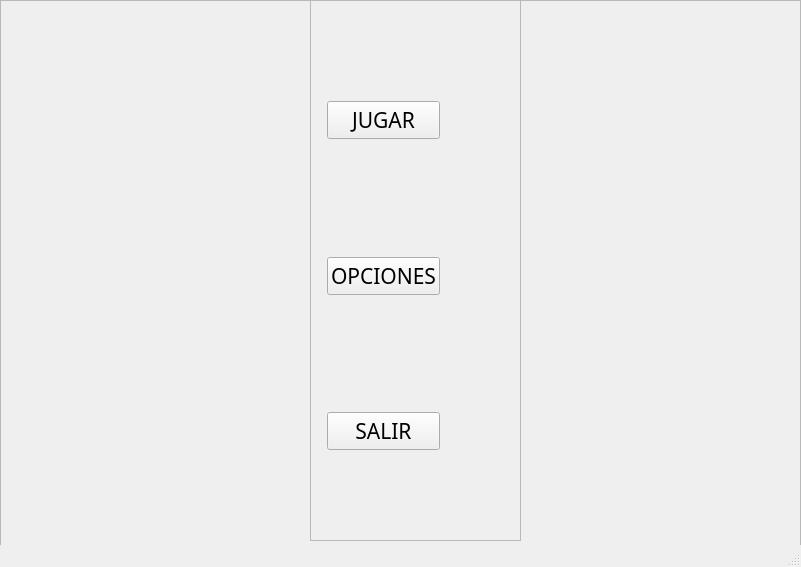
<?xml version="1.0" encoding="UTF-8"?>
<ui version="4.0">
 <class>MainWindow</class>
 <widget class="QMainWindow" name="MainWindow">
  <property name="geometry">
   <rect>
    <x>0</x>
    <y>0</y>
    <width>801</width>
    <height>567</height>
   </rect>
  </property>
  <property name="windowTitle">
   <string>MainWindow</string>
  </property>
  <widget class="QWidget" name="centralwidget">
   <widget class="QLabel" name="label">
    <property name="geometry">
     <rect>
      <x>0</x>
      <y>-10</y>
      <width>801</width>
      <height>561</height>
     </rect>
    </property>
    <property name="text">
     <string/>
    </property>
    <property name="pixmap">
     <pixmap>imegenes/main.jpg</pixmap>
    </property>
    <property name="scaledContents">
     <bool>true</bool>
    </property>
   </widget>
   <widget class="QFrame" name="frame">
    <property name="geometry">
     <rect>
      <x>310</x>
      <y>0</y>
      <width>211</width>
      <height>541</height>
     </rect>
    </property>
    <property name="frameShape">
     <enum>QFrame::StyledPanel</enum>
    </property>
    <property name="frameShadow">
     <enum>QFrame::Raised</enum>
    </property>
   </widget>
   <widget class="QFrame" name="frame_2">
    <property name="geometry">
     <rect>
      <x>0</x>
      <y>0</y>
      <width>801</width>
      <height>551</height>
     </rect>
    </property>
    <property name="frameShape">
     <enum>QFrame::StyledPanel</enum>
    </property>
    <property name="frameShadow">
     <enum>QFrame::Raised</enum>
    </property>
    <widget class="QWidget" name="horizontalLayoutWidget">
     <property name="geometry">
      <rect>
       <x>10</x>
       <y>-10</y>
       <width>741</width>
       <height>571</height>
      </rect>
     </property>
     <layout class="QHBoxLayout" name="horizontalLayout_2">
      <item>
       <widget class="QFrame" name="frame_3">
        <property name="frameShape">
         <enum>QFrame::StyledPanel</enum>
        </property>
        <property name="frameShadow">
         <enum>QFrame::Raised</enum>
        </property>
       </widget>
      </item>
      <item>
       <spacer name="horizontalSpacer_3">
        <property name="orientation">
         <enum>Qt::Horizontal</enum>
        </property>
        <property name="sizeHint" stdset="0">
         <size>
          <width>40</width>
          <height>20</height>
         </size>
        </property>
       </spacer>
      </item>
      <item>
       <layout class="QVBoxLayout" name="verticalLayout_2">
        <item>
         <spacer name="verticalSpacer_5">
          <property name="orientation">
           <enum>Qt::Vertical</enum>
          </property>
          <property name="sizeHint" stdset="0">
           <size>
            <width>10</width>
            <height>20</height>
           </size>
          </property>
         </spacer>
        </item>
        <item>
         <widget class="QPushButton" name="jugar">
          <property name="font">
           <font>
            <family>Press Start 2P</family>
            <pointsize>16</pointsize>
            <italic>false</italic>
            <bold>false</bold>
            <kerning>true</kerning>
           </font>
          </property>
          <property name="text">
           <string>JUGAR</string>
          </property>
          <property name="iconSize">
           <size>
            <width>16</width>
            <height>16</height>
           </size>
          </property>
          <property name="autoDefault">
           <bool>false</bool>
          </property>
          <property name="default">
           <bool>false</bool>
          </property>
         </widget>
        </item>
        <item>
         <spacer name="verticalSpacer_6">
          <property name="orientation">
           <enum>Qt::Vertical</enum>
          </property>
          <property name="sizeHint" stdset="0">
           <size>
            <width>20</width>
            <height>40</height>
           </size>
          </property>
         </spacer>
        </item>
        <item>
         <widget class="QPushButton" name="opciones">
          <property name="font">
           <font>
            <family>Press Start 2P</family>
            <pointsize>16</pointsize>
            <bold>false</bold>
           </font>
          </property>
          <property name="text">
           <string>OPCIONES</string>
          </property>
          <property name="iconSize">
           <size>
            <width>16</width>
            <height>16</height>
           </size>
          </property>
          <property name="autoDefault">
           <bool>false</bool>
          </property>
          <property name="default">
           <bool>false</bool>
          </property>
         </widget>
        </item>
        <item>
         <spacer name="verticalSpacer_7">
          <property name="orientation">
           <enum>Qt::Vertical</enum>
          </property>
          <property name="sizeHint" stdset="0">
           <size>
            <width>20</width>
            <height>40</height>
           </size>
          </property>
         </spacer>
        </item>
        <item>
         <widget class="QPushButton" name="salir">
          <property name="font">
           <font>
            <family>Press Start 2P</family>
            <pointsize>16</pointsize>
            <bold>false</bold>
           </font>
          </property>
          <property name="text">
           <string>SALIR</string>
          </property>
          <property name="iconSize">
           <size>
            <width>16</width>
            <height>16</height>
           </size>
          </property>
          <property name="autoDefault">
           <bool>false</bool>
          </property>
          <property name="default">
           <bool>false</bool>
          </property>
         </widget>
        </item>
        <item>
         <spacer name="verticalSpacer_8">
          <property name="orientation">
           <enum>Qt::Vertical</enum>
          </property>
          <property name="sizeHint" stdset="0">
           <size>
            <width>20</width>
            <height>40</height>
           </size>
          </property>
         </spacer>
        </item>
       </layout>
      </item>
      <item>
       <spacer name="horizontalSpacer">
        <property name="orientation">
         <enum>Qt::Horizontal</enum>
        </property>
        <property name="sizeHint" stdset="0">
         <size>
          <width>40</width>
          <height>20</height>
         </size>
        </property>
       </spacer>
      </item>
     </layout>
    </widget>
   </widget>
  </widget>
  <widget class="QStatusBar" name="statusbar"/>
 </widget>
 <resources/>
 <connections/>
</ui>
